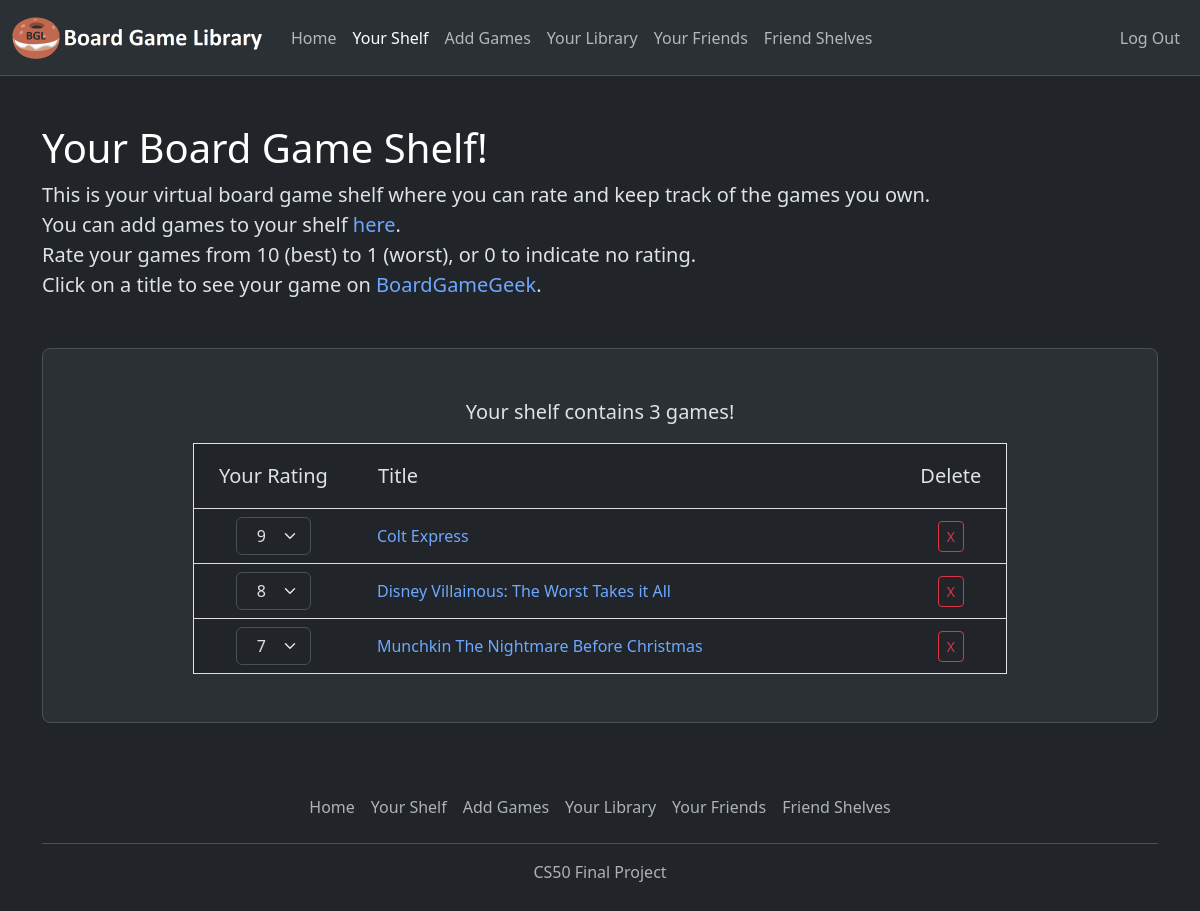
Page /your_shelf (signed in) on the committed database.
### tables this page shows
CREATE TABLE shelves (
                    user_id INTEGER NOT NULL,
                    game_id INTEGER NOT NULL,
                    owned INTEGER NOT NULL DEFAULT 0,
                    rating INTEGER NOT NULL DEFAULT 0,
                    CHECK (rating >= 0 AND rating <= 10),
                    PRIMARY KEY(user_id, game_id),
                    FOREIGN KEY(user_id) REFERENCES users(id),
                    FOREIGN KEY(game_id) REFERENCES games(id)
                    );

CREATE TABLE games (
                    id INTEGER PRIMARY KEY NOT NULL,
                    title TEXT NOT NULL
                    );

### app.py (the view)
@app.route("/your_shelf", methods=["GET", "POST"])
@requires_login
def your_shelf():
    try:
        numberofgames = db.execute("SELECT COUNT(*) FROM shelves WHERE user_id = ? AND owned = 1", session.get("user_id"))
        numberofgames = numberofgames[0]["COUNT(*)"]
    except:
        numberofgames = 0
    if request.method == "POST" and request.form.get("sortbyrating"):
        try:
            shelf = db.execute("SELECT games.title, shelves.game_id, shelves.rating FROM games JOIN shelves ON games.id = shelves.game_id WHERE shelves.user_id = ? AND shelves.owned = 1 ORDER BY shelves.rating DESC, games.title", session.get("user_id"))
        except:
            shelf = []
    else:
        try:
            shelf = db.execute("SELECT games.title, shelves.game_id, shelves.rating FROM games JOIN shelves ON games.id = shelves.game_id WHERE shelves.user_id = ? AND shelves.owned = 1 ORDER BY games.title, shelves.rating DESC", session.get("user_id"))
        except:
            shelf = []
    return render_template("your_shelf.html", shelf=shelf, numberofgames=numberofgames)

### app.py (called while the page is built)
@app.after_request
def after_request(response):
    response.headers["Cache-Control"] = "no-cache, no-store, must-revalidate"
    response.headers["Expires"] = 0
    response.headers["Pragma"] = "no-cache"
    return response

def requires_login(f):
    @wraps(f)
    def decorated_function(*args, **kwargs):
        if session.get("user_id") is None:
            return redirect("/login")
        return f(*args, **kwargs)
    return decorated_function

### templates/your_shelf.html (shortened to what this page needs)
{% extends "layout.html" %}
{% block main %}
<div class="container my-5">
    <h1 class="text-body-emphasis">Your Board Game Shelf!</h1>
    <p class="lead">This is your virtual board game shelf where you can rate and keep track of the games you own.<br>You can add games to your shelf <a href="/add_games">here</a>.<br>Rate your games from 10 (best) to 1 (worst), or 0 to indicate no rating.<br>Click on a title to see your game on <a href="https://www.boardgamegeek.com" target="_blank">BoardGameGeek</a>.
    </p>
</div>
<div class="container my-5">
    <div class="p-5 text-center bg-body-tertiary rounded-3 border">
        {% if numberofgames == 1 %}
            <p class="lead">Your shelf contains 1 game!</p>
        {% elif numberofgames > 1 %}
            <p class="lead">Your shelf contains {{ numberofgames }} games!</p>
        {% else %}
            <p class="lead">Your shelf doesn't contain any games!</p>
        {% endif %}
        <table class="table table-dark table-hover" style="text-align: left; width: 80%; margin: auto; border: 1px solid #dee2e6">
            <thead>
                <tr>
                    <th style="width: 20%; text-align: center">
                        <form action="/your_shelf" method="post">
                            <button name="sortbyrating" type="submit" class="btn btn-lg" value="sortbyrating">Your Rating</button>
                        </form>
                    </th>
                    <th style="width: 70%">
                        <form action="/your_shelf" method="post">
                            <button name="sortbytitle" type="submit" class="btn btn-lg" value="sortbytitle">Title</button>
                        </form>
                    </th>
                    <th style="width: 10%">
                        <button name="removeheader" type="button" class="btn btn-lg" value="removeheader" style="border-color: #212529; color: #dee2e6; opacity: 100" disabled>Delete</button>
                    </th>
                </tr>
            </thead>
            <tbody>
                {% if shelf %}
                    {% for entry in shelf %}
                        <tr>
                            <td>
                                <form id ="formrating{{ loop.index }}" action="/rate" method="get">
                                    <select name="ratingdropdown" class="form-select" style="width: 75px; text-align: center; margin: auto">
                                        <option disabled selected value="{{entry.rating}}">{{ entry.rating|default('--', true) }}</option>
                                      </select>
                                </form>
                            </td>
                            <td>
                                <a class="ps-3" href="https://boardgamegeek.com/boardgame/{{entry.game_id}}" target="_blank">{{ entry.title }}</a>
                            </td>
                            <td style="text-align: center">
                                <form action="/deletegame" method="post">
                                    <button type="submit" name="delete_id" value="{{entry.game_id}}" onclick="return confirm('Remove this game from your shelf?')" class="btn btn-sm btn-outline-danger">X</button>
                                </form>
                            </td>
                        </tr>
                    {% endfor %}
                {% else %}
                    <tr>
                        <td></td>
                        <td><i>No games yet! Add them <a href="/add_games">here</a>!</i></td>
                        <td></td>
                    </tr>
                {% endif %}
            </tbody>
        </table>
    </div>
</div>
{% endblock %}

### static/styles.css (style rules this page uses)
a { text-decoration: none; }
th { font-size:20px; }
th, td { border-bottom: 1px solid #ddd; padding: 12px; vertical-align: middle; }

### rows in the picture
shelves: ratingdropdown "9", title "Colt Express", {{ entry.game_id }} 158899 (drawn)
shelves: ratingdropdown "8", title "Disney Villainous: The Worst Takes it All", {{ entry.game_id }} 256382 (drawn)
shelves: ratingdropdown "7", title "Munchkin The Nightmare Before Christmas", {{ entry.game_id }} 180816 (drawn)

### other values in the picture
{{ numberofgames }} "3"
